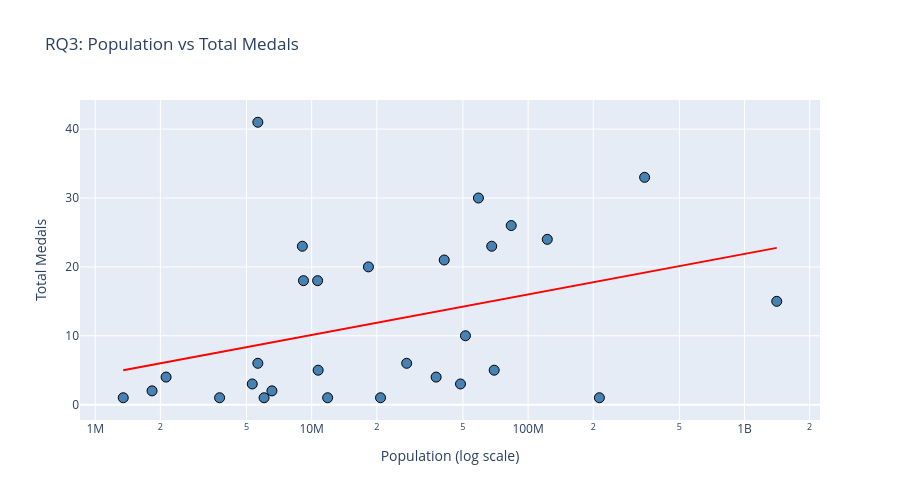

The code cell stored with this chart in its notebook:
### Markdown cell above
### Scatter Plot: Population vs Total Medals
To visualize the relationship between population size and total medal count, we use a scatter plot with a logarithmic x-axis, since population values span several orders of magnitude (from ~1M to ~1.4B).

### Code cell
# Calculate regression line on log scale for population
log_pop = np.log10(country_df["population"])
m, b = np.polyfit(log_pop, country_df["Total"], 1)
x_range = np.logspace(log_pop.min(), log_pop.max(), 100)
y_range = m * np.log10(x_range) + b

fig = go.Figure()

# Scatter plot: population vs total medals
fig.add_trace(
    go.Scatter(
        x=country_df["population"],
        y=country_df["Total"],
        mode="markers",
        text=country_df["Country"],
        marker=dict(size=10, color="steelblue", line=dict(color="black", width=1)),
        hovertemplate="<b>%{text}</b><br>Population: %{x:,}<br>Total Medals: %{y}<extra></extra>"
    )
)

# Add regression line
fig.add_trace(
    go.Scatter(
        x=x_range,
        y=y_range,
        mode="lines",
        line=dict(color="red"),
        name="Regression line",
        showlegend=False
    )
)

fig.update_xaxes(title_text="Population (log scale)", type="log")
fig.update_yaxes(title_text="Total Medals")
fig.update_layout(height=500, title_text="RQ3: Population vs Total Medals", showlegend=False)
fig.show() #interactive

fig.show(renderer="png") #static

### Figure 1 — Plotly figure (JSON) as saved in the notebook; plotly's stock layout.template omitted (floating-point values rounded to 4 significant figures)
{"data": [{"hovertemplate": "<b>%{text}</b><br>Population: %{x:,}<br>Total Medals: %{y}<extra></extra>", "marker": {"color": "steelblue", "line": {"color": "black", "width": 1}, "size": 10}, "mode": "markers", "text": ["Norway", "United States of America", "Netherlands", "Italy", "Germany", "France", "Sweden", "Switzerland", "Austria", "Japan", "Canada", "People's Republic of China", "Republic of Korea", "Australia", "Great Britain", "Czechia", "Slovenia", "Spain", "Brazil", "Kazakhstan", "Poland", "New Zealand", "Finland", "Latvia", "Denmark", "Estonia", "Georgia", "Bulgaria", "Belgium"], "type": "scatter", "x": [5640194, 345410175, 18290019, 58941446, 83570702, 67914198, 10652755, 9055930, 9163189, 122638865, 40969904, 1408902044, 51355773, 27475920, 69709264, 10712479, 2124212, 48710759, 213491851, 20800815, 37587594, 5314739, 5639673, 1829717, 6025989, 1347008, 3754571, 6552509, 11851553], "y": [41, 33, 20, 30, 26, 23, 18, 23, 18, 24, 21, 15, 10, 6, 5, 5, 4, 3, 1, 1, 4, 3, 6, 2, 1, 1, 1, 2, 1]}, {"line": {"color": "red"}, "mode": "lines", "name": "Regression line", "showlegend": false, "type": "scatter", "x": [1347000.0, 1445000.0, 1550000.0, 1663000.0, 1784000.0, 1914000.0, 2053000.0, 2202000.0, 2362000.0, 2534000.0, 2719000.0, 2917000.0, 3129000.0, 3356000.0, 3601000.0, 3863000.0, 4144000.0, 4445000.0, 4768000.0, 5115000.0, 5487000.0, 5887000.0, 6315000.0, 6774000.0, 7267000.0, 7796000.0, 8363000.0, 8972000.0, 9624000.0, 10320000.0, 11080000.0, 11880000.0, 12750000.0, 13670000.0, 14670000.0, 15740000.0, 16880000.0, 18110000.0, 19430000.0, 20840000.0, 22350000.0, 23980000.0, 25730000.0, 27600000.0, 29610000.0, 31760000.0, 34070000.0, 36550000.0, 39210000.0, 42060000.0, 45120000.0, 48400000.0, 51920000.0, 55700000.0, 59760000.0, 64100000.0, 68770000.0, 73770000.0, 79140000.0, 84890000.0, 91070000.0, 97700000.0, 104800000.0, 112400000.0, 120600000.0, 129400000.0, 138800000.0, 148900000.0, 159700000.0, 171300000.0, 183800000.0, 197200000.0, 211500000.0, 226900000.0, 243400000.0, 261100000.0, 280100000.0, 300500000.0, 322400000.0, 345800000.0, 371000000.0, 398000000.0, 427000000.0, 458000000.0, 491300000.0, 527100000.0, 565400000.0, 606600000.0, 650700000.0, 698000000.0, 748800000.0, 803300000.0, 861700000.0, 924400000.0, 991700000.0, 1064000000.0, 1141000000.0, 1224000000.0, 1313000000.0, 1409000000.0], "y": [5.007, 5.186, 5.366, 5.545, 5.724, 5.904, 6.083, 6.262, 6.442, 6.621, 6.8, 6.98, 7.159, 7.338, 7.517, 7.697, 7.876, 8.055, 8.235, 8.414, 8.593, 8.773, 8.952, 9.131, 9.311, 9.49, 9.669, 9.849, 10.03, 10.21, 10.39, 10.57, 10.75, 10.92, 11.1, 11.28, 11.46, 11.64, 11.82, 12.0, 12.18, 12.36, 12.54, 12.72, 12.9, 13.08, 13.26, 13.43, 13.61, 13.79, 13.97, 14.15, 14.33, 14.51, 14.69, 14.87, 15.05, 15.23, 15.41, 15.59, 15.77, 15.95, 16.12, 16.3, 16.48, 16.66, 16.84, 17.02, 17.2, 17.38, 17.56, 17.74, 17.92, 18.1, 18.28, 18.46, 18.63, 18.81, 18.99, 19.17, 19.35, 19.53, 19.71, 19.89, 20.07, 20.25, 20.43, 20.61, 20.79, 20.97, 21.15, 21.32, 21.5, 21.68, 21.86, 22.04, 22.22, 22.4, 22.58, 22.76]}], "layout": {"height": 500, "showlegend": false, "title": {"text": "RQ3: Population vs Total Medals"}, "xaxis": {"title": {"text": "Population (log scale)"}, "type": "log"}, "yaxis": {"title": {"text": "Total Medals"}}}}
